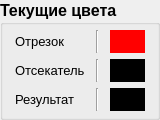
         <widget class="QGroupBox" name="groupBox_utils_2">
          <property name="minimumSize">
           <size>
            <width>160</width>
            <height>120</height>
           </size>
          </property>
          <property name="maximumSize">
           <size>
            <width>160</width>
            <height>120</height>
           </size>
          </property>
          <property name="font">
           <font>
            <family>MS Shell Dlg 2</family>
            <pointsize>12</pointsize>
            <weight>75</weight>
            <bold>true</bold>
           </font>
          </property>
          <property name="toolTip">
           <string/>
          </property>
          <property name="statusTip">
           <string>Текущие цвета отрисовки</string>
          </property>
          <property name="title">
           <string>Текущие цвета</string>
          </property>
          <widget class="QWidget" name="gridLayoutWidget">
           <property name="geometry">
            <rect>
             <x>10</x>
             <y>30</y>
             <width>141</width>
             <height>81</height>
            </rect>
           </property>
           <layout class="QGridLayout" name="gridLayout_3">
            <item row="1" column="0">
             <widget class="QLabel" name="label_clip">
              <property name="minimumSize">
               <size>
                <width>70</width>
                <height>0</height>
               </size>
              </property>
              <property name="maximumSize">
               <size>
                <width>70</width>
                <height>16777215</height>
               </size>
              </property>
              <property name="font">
               <font>
                <pointsize>10</pointsize>
                <weight>50</weight>
                <bold>false</bold>
               </font>
              </property>
              <property name="text">
               <string>Отсекатель</string>
              </property>
             </widget>
            </item>
            <item row="2" column="0">
             <widget class="QLabel" name="label_result">
              <property name="minimumSize">
               <size>
                <width>70</width>
                <height>0</height>
               </size>
              </property>
              <property name="maximumSize">
               <size>
                <width>70</width>
                <height>16777215</height>
               </size>
              </property>
              <property name="font">
               <font>
                <pointsize>10</pointsize>
                <weight>50</weight>
                <bold>false</bold>
               </font>
              </property>
              <property name="text">
               <string>Результат</string>
              </property>
             </widget>
            </item>
            <item row="0" column="2">
             <widget class="QLabel" name="label_lcolor">
              <property name="maximumSize">
               <size>
                <width>35</width>
                <height>35</height>
               </size>
              </property>
              <property name="styleSheet">
               <string notr="true">background-color: rgb(255, 0, 0);</string>
              </property>
              <property name="text">
               <string/>
              </property>
             </widget>
            </item>
            <item row="0" column="0">
             <widget class="QLabel" name="label_line">
              <property name="minimumSize">
               <size>
                <width>70</width>
                <height>0</height>
               </size>
              </property>
              <property name="maximumSize">
               <size>
                <width>70</width>
                <height>16777215</height>
               </size>
              </property>
              <property name="font">
               <font>
                <pointsize>10</pointsize>
                <weight>50</weight>
                <bold>false</bold>
               </font>
              </property>
              <property name="text">
               <string>Отрезок</string>
              </property>
             </widget>
            </item>
            <item row="0" column="1">
             <widget class="Line" name="line_2">
              <property name="orientation">
               <enum>Qt::Vertical</enum>
              </property>
             </widget>
            </item>
            <item row="1" column="1">
             <widget class="Line" name="line_3">
              <property name="orientation">
               <enum>Qt::Vertical</enum>
              </property>
             </widget>
            </item>
            <item row="2" column="1">
             <widget class="Line" name="line_6">
              <property name="orientation">
               <enum>Qt::Vertical</enum>
              </property>
             </widget>
            </item>
            <item row="1" column="2">
             <widget class="QLabel" name="label_ocolor">
              <property name="maximumSize">
               <size>
                <width>35</width>
                <height>35</height>
               </size>
              </property>
              <property name="styleSheet">
               <string notr="true">background-color: rgb(0, 0, 0);</string>
              </property>
              <property name="text">
               <string/>
              </property>
             </widget>
            </item>
            <item row="2" column="2">
             <widget class="QLabel" name="label_rcolor">
              <property name="maximumSize">
               <size>
                <width>35</width>
                <height>35</height>
               </size>
              </property>
              <property name="styleSheet">
               <string notr="true">background-color: rgb(0, 0, 0);</string>
              </property>
              <property name="text">
               <string/>
              </property>
             </widget>
            </item>
           </layout>
          </widget>
         </widget>
